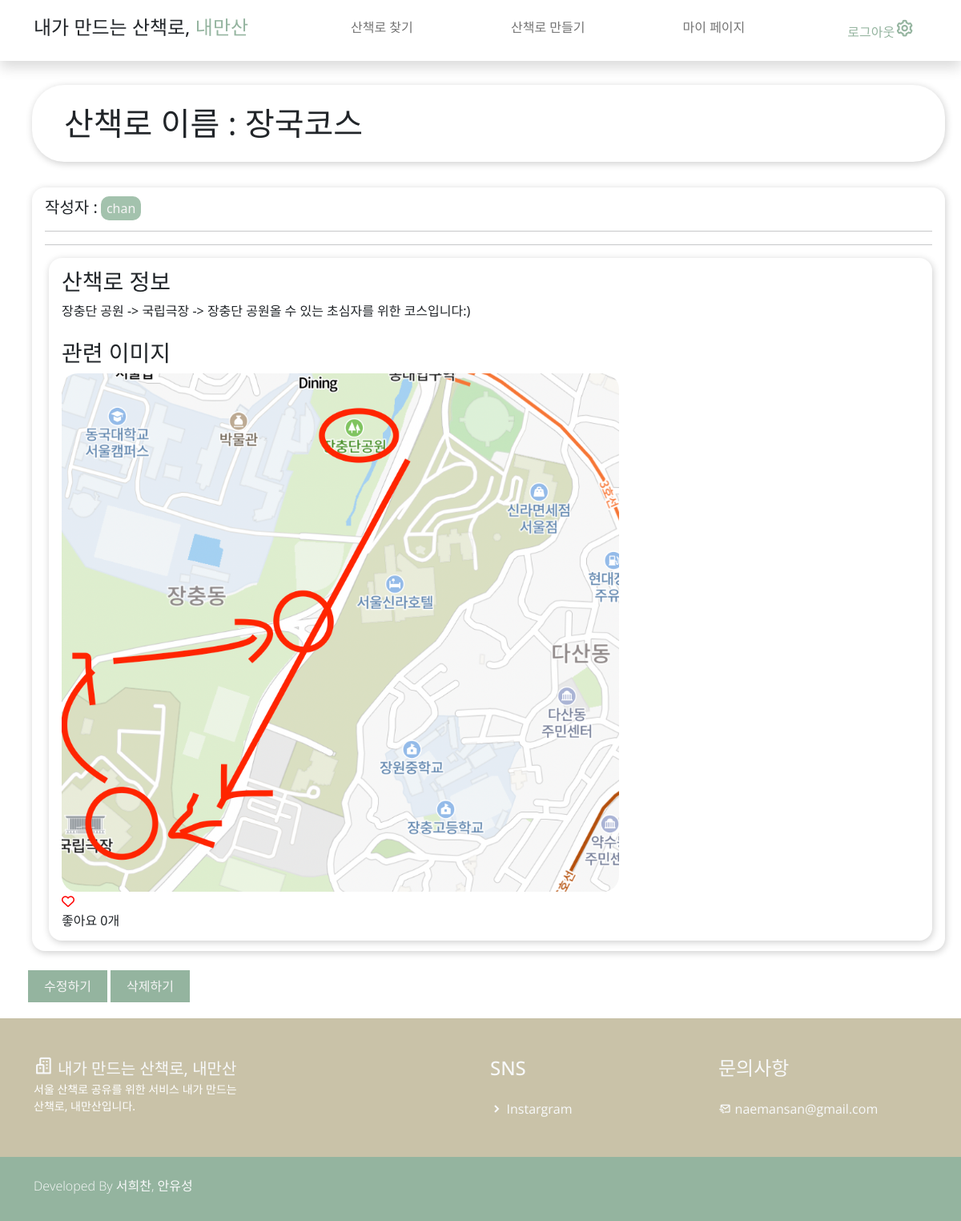
The app's page /study/4/ (signed in) with its own data.
### study/models.py (models this page shows)
class study(models.Model):
    writer = models.ForeignKey(
        User, on_delete=models.CASCADE)  # 작성자, User 모델 사용
    name = models.CharField(max_length=50)  # 스터디명
    intro = models.CharField(max_length=100)  # 스터디 한줄 소개
    body = models.TextField()  # 스터디 정보
    phnum = models.CharField(max_length=13)  # 대표자 연락처
    difficulty = models.IntegerField(default=0)
    image = models.FileField(
        upload_to="image/", null=True
    )  # 스터디 관련 이미지(있으면 글 썸네일, 없으면 메인 로고가 글 썸네일)
    like_user_set = models.ManyToManyField(User, blank=True, related_name='likes_user_set',through='Like')
    @property
    def like_count(self):
        return self.like_user_set.count()

### study/views.py (the view)
# urls.py: path("<int:id>/", detail, name="detail"),  # 스터디 상세 페이지
def detail(request, id):
    post = get_object_or_404(study, pk=id)
    todos = post.todos.all()
    checks = post.checks.all()
    dailys = post.dailys.all()
    notions_all = notion.objects.all().order_by("-id")
    page = int(request.GET.get("p", 1))  # 없으면 1로 지정
    paginator = Paginator(notions_all, 5)
    notions = paginator.get_page(page)
    if request.user == post.writer:
        is_author = True
    else:
        is_author = False
    return render(
        request,
        "study/detail.html",
        {
            "post": post,
            "is_author": is_author,
            "todos": todos,
            "checks": checks,
            "notions": notions,
            "dailys": dailys,
        },
    )

### study/templates/study/detail.html (shortened to what this page needs)
{% extends 'base.html' %}
{% load static %}
{% block content %}
{% if user.is_authenticated %}
<section style="margin: 20px; margin-left: 35px; margin-top: 30px;">
    <h1 class="titleBox">산책로 이름 : {{post.name}}</h1>
    <br>
    <div class="bodyBox">
    <h5 style="display: inline;">작성자 :</h5> <a class="first_a" href="{% url 'mypage:mypage' post.writer.id %}" >{{post.writer}}</a>&nbsp;&nbsp;&nbsp;&nbsp;
    <hr>
    <hr>
    <div class="bodyBox">
        <h3>산책로 정보</h3> {{post.body}}
        <br><br>
        {%if post.image%}
        <h3>관련 이미지</h3>
        <img class="postImage" src="{{ post.image.url }}"  alt="사진 나올 곳" style="width:65%" ><br>
        {%endif%}
      <span href="#" class="like" name ="{{post.id}}" value="Like">
        {% if user in post.like_user_set.all %}
            <div class="alt-service-icon">
                <i class="fas fa-heart" id ="like-icon" style="color:red;"></i>
            </div>
        {% else %}
                <div class="alt-service-icon">
                <i class="far fa-heart" id ="like-icon" style="color:red;"></i>
            </div>
        {% endif %}
            <span id="count-{{ post.id }}" class="alt-services-title font-alt">
                좋아요
            {% if post.like_count == 0 %}
                0개
            {% else %}
                {{ post.like_count }}개
            {% endif %}
            </span>
      </span>
    </div>
    {%if is_author%}
    </div>
    <br>
            <button><a class="end_a" href="{% url 'study:edit' post.id %}">수정하기</a></button>
            <button><a class="end_a" href="{% url 'study:delete' post.id %}">삭제하기</a></button>
    {%endif%}
</section>
{% endif %}
{% endblock %}

### naemansan/static/css/templatemo.css (style rules this page uses)
html { font-family: 'Open Sans', sans-serif; }
p, a { font-weight: 400; }

### study/templates/study/detail.html (style rules this page uses)
.first_a { border: 2px solid none; background-color: #a3c2ad; padding: 4px 7px; border-radius: 10px; text-decoration: none; color: whitesmoke; }
.postImage { width: 300px; border-radius: 20px; }
.end_a { text-decoration: none; color: whitesmoke; }
button { background:#94B49F; color:#fff; border:none; position:relative; height:40px; font-size:1em; padding:0 20px; cursor:pointer; transition:800ms ease all; outline:none; }
button:before,button:after { content:''; position:absolute; top:0; right:0; height:2px; width:0; background: #94B49F; transition:400ms ease all; }
button:after { right:inherit; top:inherit; left:0; bottom:0; }
.titleBox { border-radius: 1em; padding: 0.6em 1em; background: #ffffff; box-shadow: 1px 2px 10px rgba(0,0,0,0.2); margin-left: 5px; }
.bodyBox { border-radius: 1em; padding: 0.8em 1em; background: #ffffff; box-shadow: 1px 2px 10px rgba(0,0,0,0.2); margin-left: 5px; }

### records on screen
study: name "장국코스", writer "chan", body "장충단 공원 -> 국립극장 -> 장충단 공원올 수 있는 초심자를 위한 코스입니다:)", image (picture)
